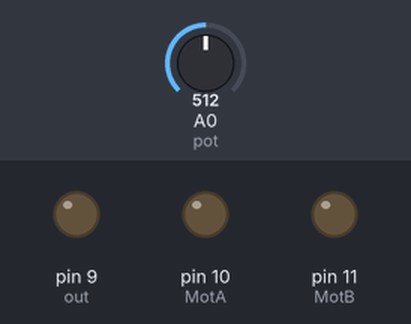
Recording of a sketch running on a simulated Arduino Uno, built with avr-gcc and run on an emulated ATmega328P. Shown: output pins drawn as LEDs (lit = HIGH). The inputs (shaded band) are chosen by the test bench; at power-on: A0 (pot) = 512. What the sketch prints to the serial monitor is not drawn.

Above: at 1.2 s.
1.3 s: A0 (pot) set to 485
At 2.5 s:
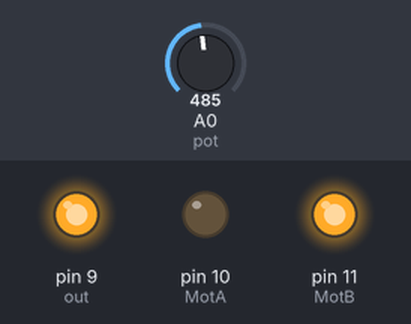
2.8 s: A0 (pot) set to 306
5.8 s: A0 (pot) set to 285
At 6.1 s:
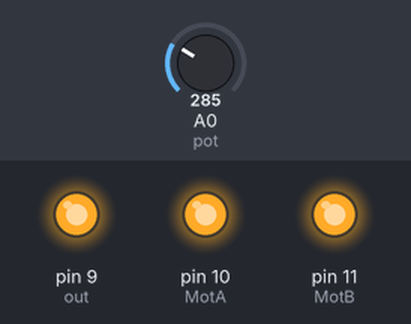
7.3 s: A0 (pot) set to 209
10.3 s: A0 (pot) set to 193
At 11.6 s:
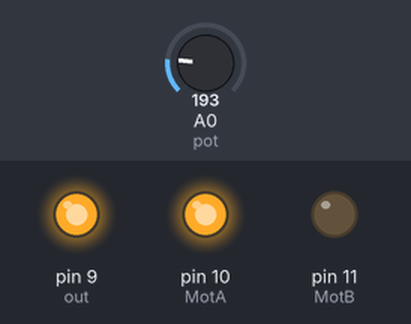
11.9 s: A0 (pot) set to 210
At 12.9 s:
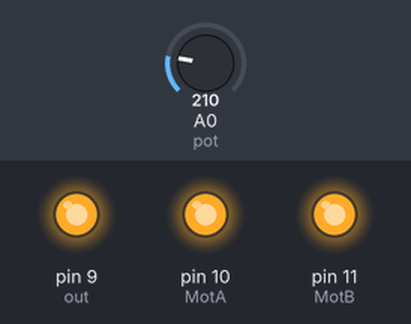
Timing chart, 0 to 14.9 s (numbered marks = the images above; inputs shaded):
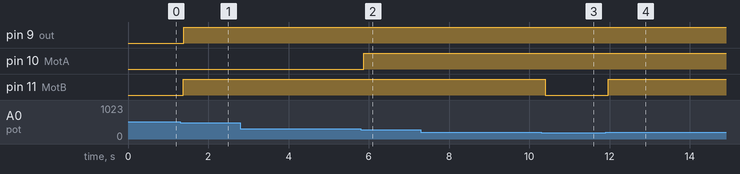

Measured:
- the behaviour switches between 500 and 499 on A0 (pot) (found by bisection; images 0 and 1)
- the behaviour switches between 300 and 299 on A0 (pot) (found by bisection; images 1 and 2)
- the behaviour switches between 201 and 200 on A0 (pot) (found by bisection; images 2 and 3)
- after the input at 1.3 s, pin 9 (out): LOW → HIGH after 0.08 s; pin 11 (MotB): LOW → HIGH after 0.07 s
- after the input at 2.8 s, every drawn part: stays the same
- after the input at 5.8 s, pin 10 (MotA): LOW → HIGH after 0.08 s
- after the input at 7.3 s, every drawn part: stays the same
- after the input at 10.3 s, pin 11 (MotB): HIGH → LOW after 0.10 s
- after the input at 11.9 s, pin 11 (MotB): LOW → HIGH after 0.07 s

The sketch:

P3.ino
```cpp
#define MotA 10
#define MotB 11
#define pot A0
#define out 9

int value = 0;
int v = 0;
int cont  = 0;
int pwm = 0;
int vPorcentaje = 0;

void setup() {
  pinMode(pot, INPUT);
  pinMode(out, OUTPUT);
  pinMode(MotA, OUTPUT);
  pinMode(MotB, OUTPUT);
  Serial.begin(9600);
}

void loop() {
  cont++;
  value = analogRead(pot);
  v = map(value, 0, 1023, 0, 500);
  pwm = value/4;

  vPorcentaje = map(value, 0, 1023, 0, 500);

  Serial.print("Edo: ");
  Serial.print(cont);
  Serial.print("   VPot: ");
  Serial.print(value);
  Serial.print("   Acción: ");
  Serial.print(value/4);
  Serial.print("   Función:  ");

  if(value <= 200){
    levogiro();
    pwm = map(vPorcentaje, 0, 200, 0, 255);
    digitalWrite(out, 255-pwm);
  }

  if(200 < value and value < 300){
    detenido();
    digitalWrite(out, 255-pwm);
  }

  if(300 < value and value < 500){
    dextrogiro();
    pwm = map(vPorcentaje, 300, 500, 0, 255);
    digitalWrite(out, pwm);
  }

}

void levogiro(){
  digitalWrite(MotA, 1);
  digitalWrite(MotB, 0);
  Serial.println("Levogiro");
}

void dextrogiro(){
  digitalWrite(MotA, 0);
  digitalWrite(MotB, 1);
  Serial.println("Dextrogiro");
}

void detenido(){
  digitalWrite(MotA, 1);
  digitalWrite(MotB, 1);
  Serial.println("Detenido");
}
```
